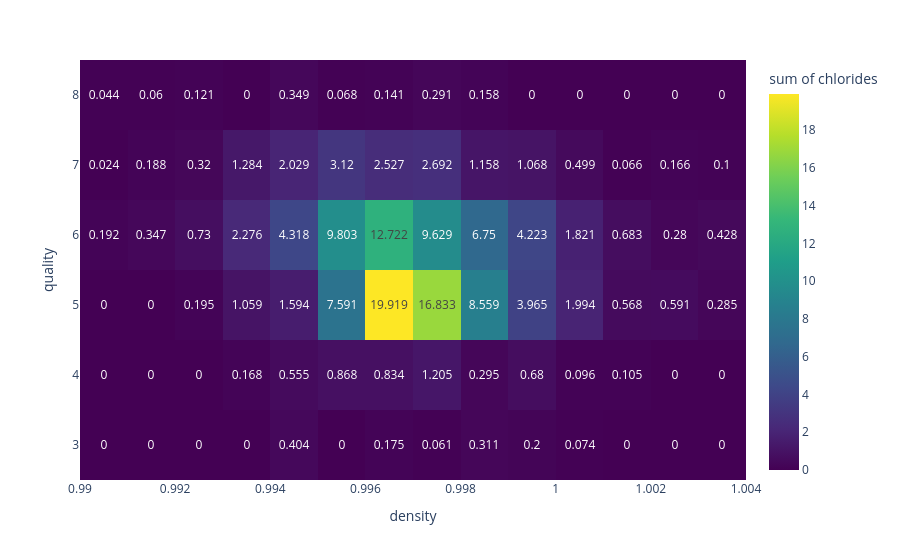

Notebook code cell kept with this figure:
### Markdown cell above
#### Kết luận:

+ Biểu đồ density heatmap thể hiện mối quan hệ ba chiều giữa pH (trục x), quality (trục y) và giá trị trung bình của residual_sugar (bằng màu sắc).

+ Màu sắc càng đậm thể hiện lượng đường dư (residual_sugar) càng cao ở vùng đó.

+ Giúp quan sát vùng nào có sự kết hợp đặc trưng của pH, chất lượng rượu và lượng đường dư.

### Code cell
fig = px.density_heatmap(df, x = "density", y = "quality", z = "chlorides",
                        color_continuous_scale = "Viridis", text_auto = True)
fig.show()

### Figure 1 — Plotly figure (JSON) as saved in the notebook; plotly's stock layout.template omitted (floating-point values rounded to 4 significant figures; data arrays with more than 128 entries replaced by an {"elided": "..."} marker saying what was removed)
{"data": [{"coloraxis": "coloraxis", "histfunc": "sum", "hovertemplate": "density=%{x}<br>quality=%{y}<br>sum of chlorides=%{z}<extra></extra>", "name": "", "texttemplate": "%{z}", "type": "histogram2d", "x": {"elided": "1599 float values"}, "xaxis": "x", "xbingroup": "x", "y": {"elided": "1599 int values"}, "yaxis": "y", "ybingroup": "y", "z": {"elided": "1599 float values"}}], "layout": {"coloraxis": {"colorbar": {"title": {"text": "sum of chlorides"}}, "colorscale": [[0, "#440154"], [0.1111, "#482878"], [0.2222, "#3e4989"], [0.3333, "#31688e"], [0.4444, "#26828e"], [0.5556, "#1f9e89"], [0.6667, "#35b779"], [0.7778, "#6ece58"], [0.8889, "#b5de2b"], [1, "#fde725"]]}, "legend": {"tracegroupgap": 0}, "margin": {"t": 60}, "xaxis": {"anchor": "y", "domain": [0, 1], "title": {"text": "density"}}, "yaxis": {"anchor": "x", "domain": [0, 1], "title": {"text": "quality"}}}}
